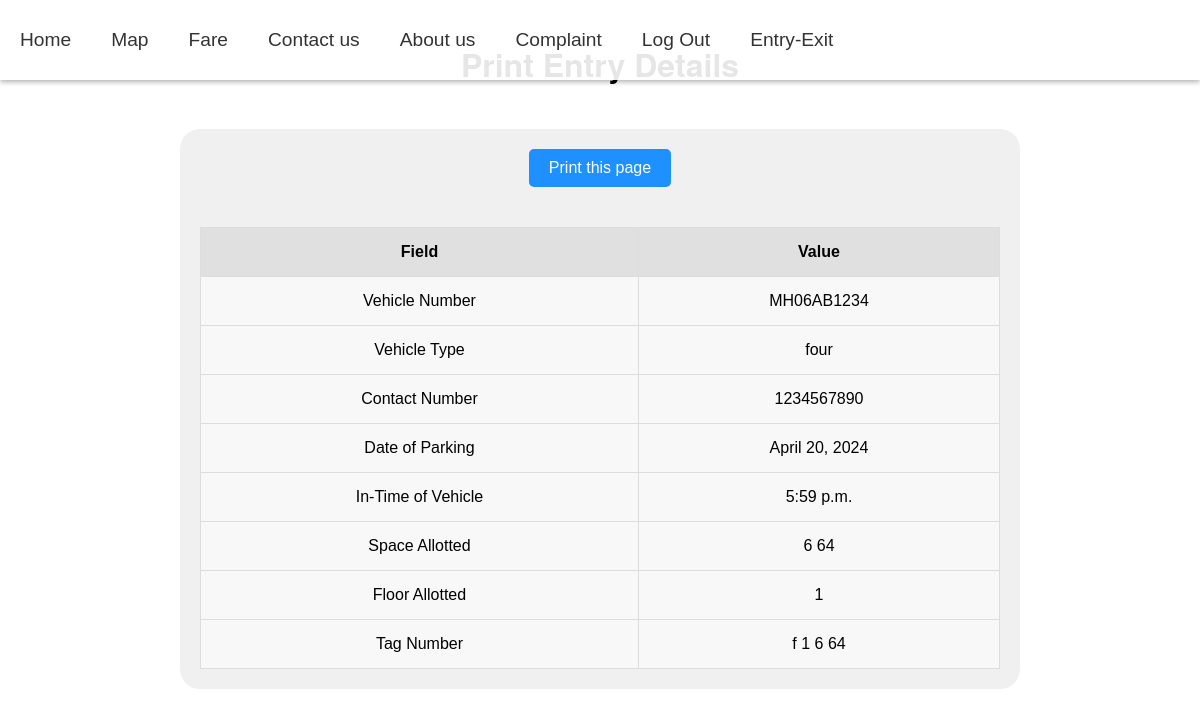
The app's page /printentry/ with its own data.
### parking/models.py (models this page shows, shortened)
class Vehicleentry(models.Model):
    VEHICLE_CHOICE = [
        ('two', 'Two Wheeler'),
        ('three', 'Three Wheeler'),
        ('four', 'Four Wheeler'),
    ]
    vnumber = models.CharField(max_length=10)
    vtype = models.CharField(max_length=10, choices=VEHICLE_CHOICE, default='two')
    contactno = models.CharField(max_length=10, default="")
    date = models.DateField(null=True, blank=True)
    intime = models.TimeField(null=True, blank=True)
    spacealloted = models.CharField(max_length=10)
    flooralloted = models.CharField(max_length=10)
    tagno = models.CharField(max_length=10)
    entry_time = models.DateTimeField(auto_now_add=True)  # Added entry_time attribute

### parking/views.py (the view)
# urls.py: path('printentry/', views.printentry, name='printentry'),
def printentry(request):
    obj = Vehicleentry.objects.filter().last()
    return render(request, 'printentry.html', {'obj':obj})

### parking/templates/printentry.html (shortened to what this page needs)
<!DOCTYPE html>
<html lang="en">
<head>
</head>
<body>
<div class="nav">
    <a class="active" href="/">Home</a>
    <a href="/maps">Map</a>
    <a href="/fare">Fare</a>
    <a href="/contactus">Contact us</a>
    <a href="/aboutus">About us</a>
    <a href="/complaint">Complaint</a>
    <a href="/">Log Out</a>
    <a href="/entryex">Entry-Exit</a>
 </div>
<div class="bg-heading">
    <h1>Print Entry Details</h1>
</div>
<div class="bg-text">
    <button class="print-button" onclick="myFunction()">Print this page</button>
    {% if obj %}
        <table>
            <tr>
                <th>Field</th>
                <th>Value</th>
            </tr>
            <tr>
                <td>Vehicle Number</td>
                <td>{{ obj.vnumber }}</td>
            </tr>
            <tr>
                <td>Vehicle Type</td>
                <td>{{ obj.vtype }}</td>
            </tr>
            <tr>
                <td>Contact Number</td>
                <td>{{ obj.contactno }}</td>
            </tr>
            <tr>
                <td>Date of Parking</td>
                <td>{{ obj.date }}</td>
            </tr>
            <tr>
                <td>In-Time of Vehicle</td>
                <td>{{ obj.intime }}</td>
            </tr>
            <tr>
                <td>Space Allotted</td>
                <td>{{ obj.spacealloted }}</td>
            </tr>
            <tr>
                <td>Floor Allotted</td>
                <td>{{ obj.flooralloted }}</td>
            </tr>
            <tr>
                <td>Tag Number</td>
                <td>{{ obj.tagno }}</td>
            </tr>
        </table>
    {% endif %}
</div>
</body>
</html>

### parking/templates/printentry.html (style rules this page uses)
body, html { height: 100%; margin: 0; font-family: Arial, Helvetica, sans-serif; }
.bg-heading { font-family: Verlag, museo-sans, 'Helvetica Neue', Helvetica, Arial, sans-serif; text-align: center; padding: 20px; }
.bg-text { border-radius: 20px; background-color: #f0f0f0; font-family: "Helvetica", Times, serif; color: black; padding: 20px; text-align: center; margin: auto; max-width: 800px; }
.nav { display: flex; align-items: center; position: fixed; top: 0; left: 0; width: 100%; height: 80px; background-color: rgba(255, 255, 255, 0.9); box-shadow: 0 2px 5px rgba(0, 0, 0, 0.3); z-index: 40; animation: fadeInDown 0.5s ease; }
.nav a { text-decoration: none; color: #333; font-size: 1.2em; padding: 15px 20px; border-radius: 5px; transition: background-color 0.3s ease; }
table { width: 100%; border-collapse: collapse; margin-top: 20px; }
th, td { padding: 15px; background-color: #f8f8f8; border: 1px solid #ddd; color: #000; }
th { background-color: #e0e0e0; }
.print-button { background-color: #1E90FF; color: white; border: none; padding: 10px 20px; text-align: center; text-decoration: none; display: inline-block; font-size: 16px; margin-bottom: 20px; cursor: pointer; border-radius: 5px; }

### records on screen
Vehicleentry: vnumber "MH06AB1234", vtype "four", contactno "1234567890", date "April 20, 2024", intime "5:59 p.m.", spacealloted "6 64", flooralloted "1", tagno "f 1 6 64"
